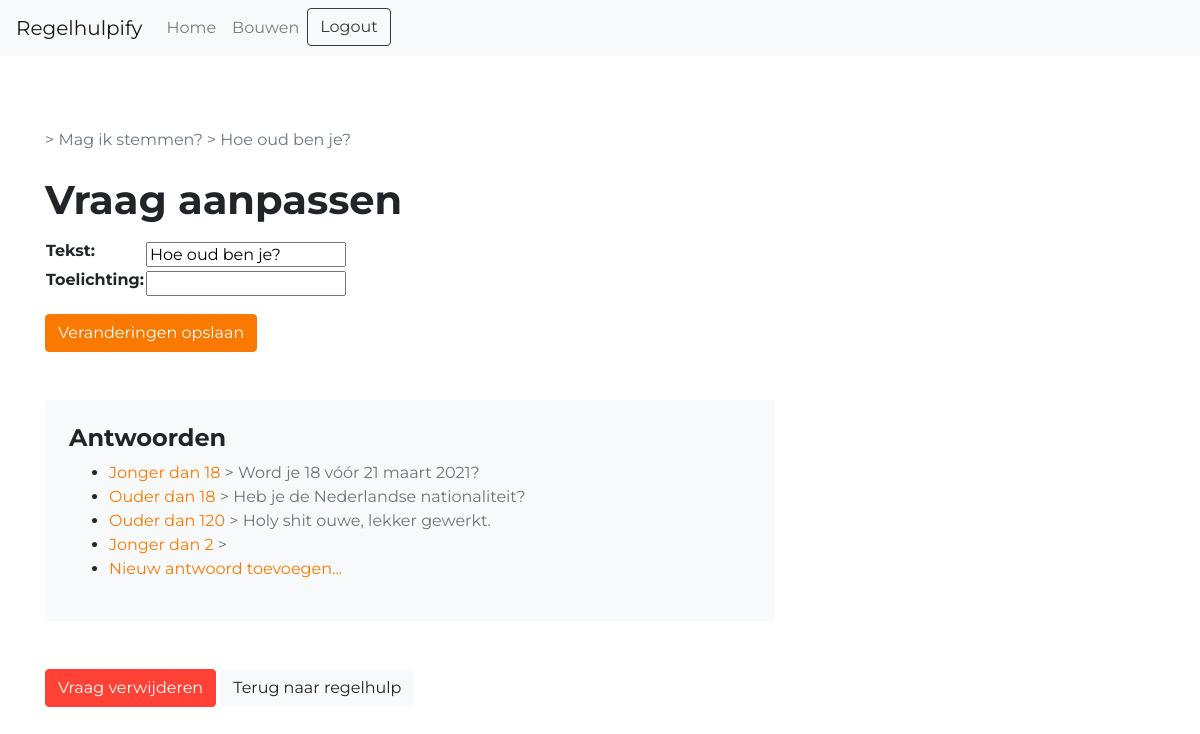
/builder/1/1 (signed in), run on an earlier commit of the app's database.
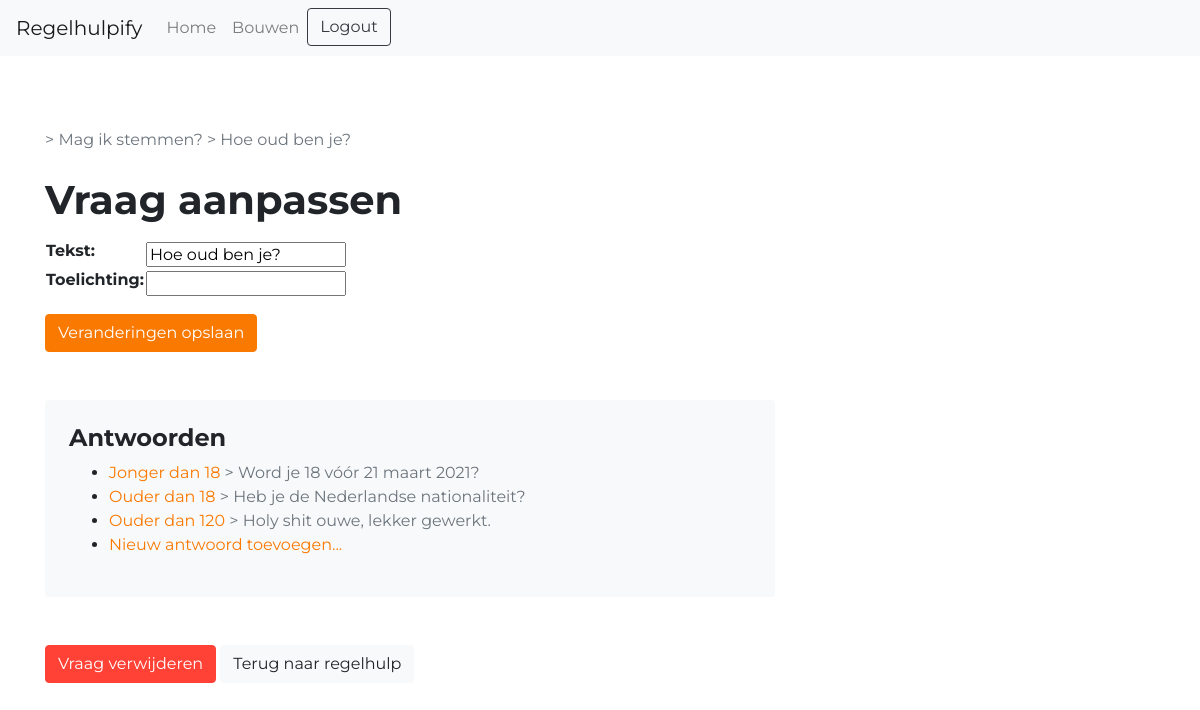
And on a later commit of the database.
### regelhulpify/models.py (models this page shows, shortened)
class Answer(models.Model):
    text = models.CharField(max_length=128)
    resulttext = models.CharField(max_length=256, blank=True)
    question = models.ForeignKey(Question, on_delete=models.CASCADE)
    nextquestion = models.ForeignKey(Question, on_delete=models.SET_DEFAULT, null=True, default="", blank=True, related_name='comesfrom')

class Question(models.Model):
    text = models.CharField(max_length=128)
    expl = models.CharField(max_length=256, blank=True)
    tool = models.ForeignKey(Tool, on_delete=models.CASCADE)
    position = models.IntegerField()
    result = models.BooleanField(default=False)
    class Meta:
        constraints = [
            models.UniqueConstraint(fields=['tool', 'position'], name='unique position within tool')
        ]

### regelhulpify/views.py (the view, shortened to what this page needs)
# urls.py: path("builder/<int:tool>/<int:question>", views.builder_question, name="builder_question"),
@login_required
def builder_question(request, tool, question):
    t = get_object_or_404(Tool, id=tool)
    q = Question.objects.get(tool=t, pk=question)
    a = Answer.objects.filter(question=q)
    form = QuestionForm(instance=q)
    r = 'Vraag' if q.result == 0 else 'Uitkomst'
    context = {'form': form, 'tool': t, 'question': q, 'answers': a, 'type': r}
    return render(request, 'regelhulpify/builder_question.html', context)

### regelhulpify/forms.py
class QuestionForm(ModelForm):
    class Meta:
        model = Question
        fields = ['text','expl','tool','position', 'result']
        widgets = {'tool': HiddenInput(), 'position': HiddenInput(), 'result': HiddenInput()}
        labels = {
        "text": "Tekst",
        "expl": "Toelichting",
        }

### regelhulpify/context_processors.py (called while the page is built)
def login_form(request):
    return {
        'login_form': AuthenticationForm()
    }

### regelhulpify/templates/regelhulpify/builder_question.html (shortened to what this page needs)
{% extends 'regelhulpify/base.html' %}
{% block content %}
    <p class='mt-4 mb-4 text-muted'>> {{tool.name}} > {{question.text}}</p>
    <h1 class="">{{ type }} aanpassen</h1>
    <div class="mb-5">
        <form action="" method="post">
            <table class="mt-3 mb-3">
            {{ form.as_table }}
            </table>
            <input type="submit" value="Veranderingen opslaan" class="btn btn-primary">
        </form>
    </div>
    {% if question.result == False %}
        <div class="bg-light rounded rh-answerbox p-4">
            <h4 >Antwoorden</h4>
            <ul>
                {% for answer in question.answer_set.all %}
                <li><a href="{% url 'builder_answer' tool.id question.id answer.id %}"> {{answer.text}} <span class="text-muted">> {{ answer.nextquestion.text }}</span></a></li>
                {% endfor %}
                <li><a href="{% url 'newanswer' tool.id question.id %}" class="">Nieuw antwoord toevoegen...</a></li>
            </ul>
        </div>
    {% endif %}
    <a href="{% url 'question_delete' question.id %}" class="btn btn-danger mt-5">{{ type }} verwijderen</a>
    <a href="{% url 'builder_tool' tool.id %}" class="btn btn-light mt-5">Terug naar regelhulp</a>
{% endblock %}

What changed in the data, as far as the page shows it:
removed Answer: text "Jonger dan 2"
